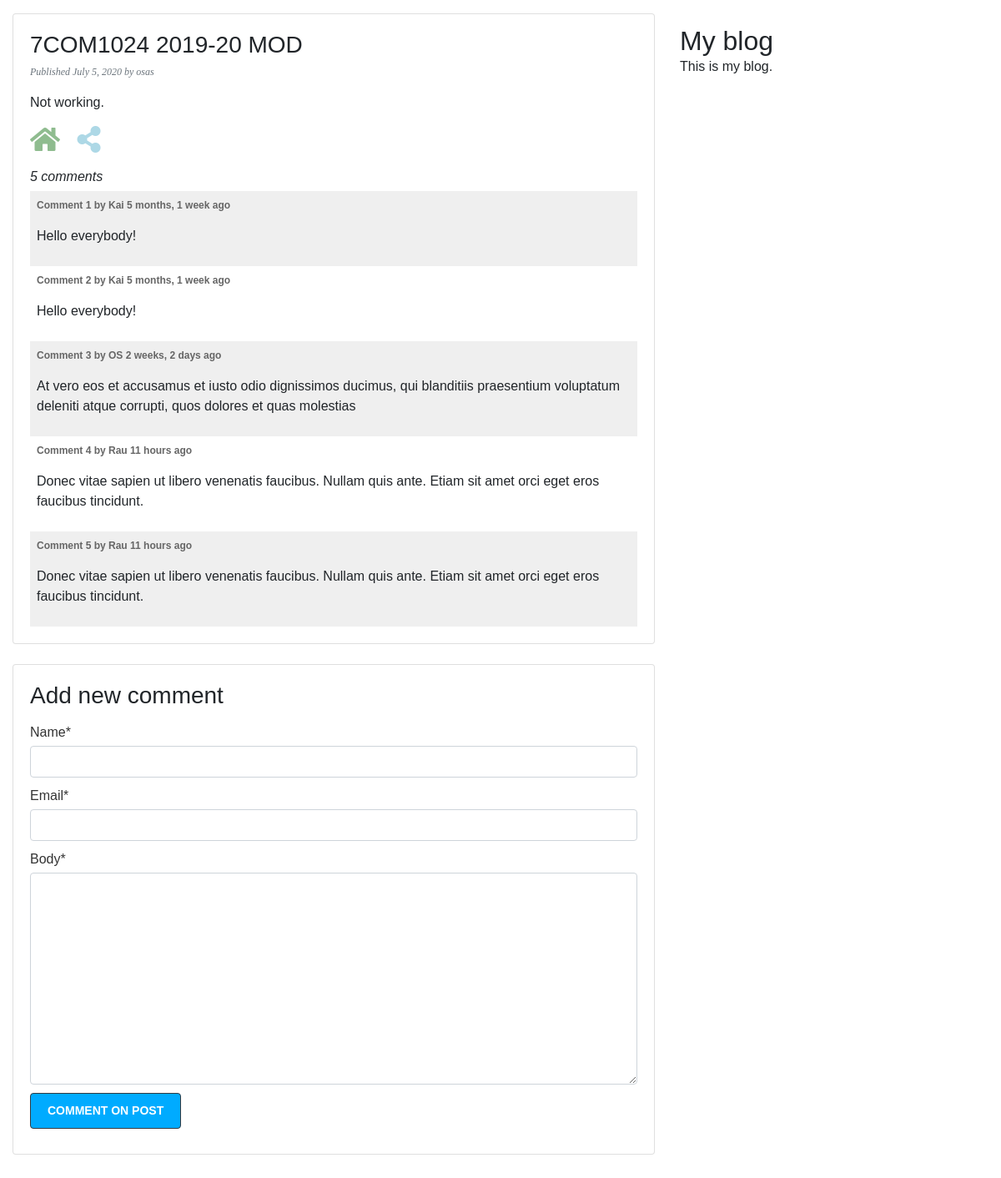
/blog/2020/7/5/7COM1024/, run on the app's committed database.
### blog/models.py (models this page shows, shortened)
class Post(models.Model):
    STATUS_CHOICES = (
        ('draft', 'Draft'),
        ('published', 'Published'),
    )
    author = models.ForeignKey(User, on_delete=models.CASCADE, related_name='blog_posts')
    title = models.CharField(max_length=200, unique=True)  # unique=True: to ensure that a title should not be repeated
    slug = models.SlugField(max_length=200, unique_for_date='publish')  # publish date is used to build the slug
    body = models.TextField()
    publish = models.DateTimeField(default=timezone.now)  # returns the current datetime in a timezone
    created = models.DateTimeField(auto_now_add=True)
    updated = models.DateTimeField(auto_now=True)  # changes whenever the 'save' button is pressed
    status = models.CharField(max_length=10, choices=STATUS_CHOICES, default='draft')
    published = PublishedManager()  # custom manager
    class Meta:
        ordering = ('-publish',)  # sort according to the latest/newest post

class Comment(models.Model):
    post = models.ForeignKey(Post, on_delete=models.CASCADE, related_name='comments')
    name = models.CharField(max_length=25)
    email = models.EmailField()
    body = models.TextField()
    created = models.DateTimeField(auto_now_add=True)  # date added to db the first time it's created
    updated = models.DateTimeField(auto_now=True)  # date added whenever the 'save' button is pressed
    active = models.BooleanField(default=True)  # to manually deactivate inappropriate comments
    class Meta:
        ordering = ('created',)

### blog/views.py (the view)
# urls.py: path('<int:year>/<int:month>/<int:day>/<slug:post>/', views.blog_post_detail, name='post_detail'),
def blog_post_detail(request, year, month, day, post):
    post = get_object_or_404(Post,
                             publish__year=year,
                             publish__month=month,
                             publish__day=day,
                             slug=post
                             )
    comments = post.comments.filter(active=True)
    new_comment = None
    if request.method == 'POST':  # user clicks send
        comment_form = CommentForm(request.POST)  # create a form instance with the submitted data
        if comment_form.is_valid():
            new_comment = comment_form.save(commit=False)  # creates a comment obj using 'save()', but don't save to db
            new_comment.post = post  # assigns current post to the comment
            print(new_comment.post)
            new_comment.save()  # saves the comment to the db
    else:
        comment_form = CommentForm()  # creates a new form instance to display the empty form
    context = {'post': post,
               'comments': comments,
               'new_comment': new_comment,
               'comment_form': comment_form}
    return render(request, 'post/detail.html', context)

### blog/forms.py
class CommentForm(forms.ModelForm):  # ModelForm: Allows you to build forms tied to model(Comment) instances
    class Meta:
        model = Comment  # selects model to build form
        fields = ('name', 'email', 'body')  # selects fields from the Comment model to be used in the form

### blog/models.py (called while the page is built)
    def get_queryset(self):
        return super(PublishedManager, self).get_queryset().filter(status='published')

### blog/templates/post/detail.html (shortened to what this page needs)
{% extends 'blog/base.html' %}
{% load humanize %}
{% load static %}
{% load crispy_forms_tags %}
{% block content %}
    <div class="card mt-3">
        <div class="card-body">
            <h3 class="card-title">{{ post.title }}</h3>
            <p class="card-subtitle mb-2 text-muted date">Published {{ post.publish|naturalday }}
                by {{ post.author }}</p>
            <p class="card-text">{{ post.body|linebreaks }}</p>
            <ul class="list-inline">
                <li class="list-inline-item">
                    <a href="{% url "blog:post_list" %}">
                        <i class="fa fa-home fa-2x detail-home"></i>
                    </a>
                </li>
                <li class="list-inline-item ml-2">
                    <a href="{% url "blog:post_share" post.id %}">
                        <i class="fa fa-share-alt fa-2x detail-share"></i>
                    </a>
                </li>
            </ul>
            {% with comments.count as total_comments %}
                <i><h6>{{ total_comments }} comment{{ total_comments|pluralize }}</h6></i>
            {% endwith %}
            {% for comment in comments %}
                <div class="comment">
                    <p class="info">
                        Comment {{ forloop.counter }} by {{ comment.name }} {{ comment.created|naturaltime }}
                    </p>
                    {{ comment.body|linebreaks }}
                </div>
            {% empty %}
                <p>No comments yet</p>
            {% endfor %}
        </div>
    </div>
    <div class="card mt-4 mb-5">
        <div class="card-body">
            {% if new_comment %}
                <h6 id="message">Comment added.</h6>
            {% else %}
                <h3>Add new comment</h3>
                <form method="post">
                    <p class="card-text"> {{ comment_form|crispy }}</p>
                    <input type="submit" value="Comment on post" class="btn btn-outline-dark">
                </form>
            {% endif %}
        </div>
    </div>
{% endblock %}

### static/css/all.css (style rules this page uses)
.fa, .fas, .far, .fal, .fab { -moz-osx-font-smoothing: grayscale; -webkit-font-smoothing: antialiased; display: inline-block; font-style: normal; font-variant: normal; text-rendering: auto; line-height: 1; }
.fa-2x { font-size: 2em; }
.fa-home:before { content: "\f015"; }
.fa-share-alt:before { content: "\f1e0"; }
.fa, .fas { font-family: 'Font Awesome 5 Free'; font-weight: 900; }

### static/css/blog.css (style rules this page uses)
body { margin: 0; padding: 0; font-family: helvetica, sans-serif; }
a { color: #00abff; text-decoration: none; }
p.date { color: #ccc; font-family: georgia, serif; font-size: 12px; font-style: italic; }
.detail-home { color: darkseagreen; }
.detail-share { color: lightblue; }
label { float: left; clear: both; color: #333; margin-bottom: 4px; }
input, textarea { clear: both; float: left; margin: 0 0 10px; background: #ededed; border: 0; padding: 6px 10px; font-size: 12px; }
input[type=submit] { font-weight: bold; background: #00abff; color: #fff; padding: 10px 20px; font-size: 14px; text-transform: uppercase; }
.comment { padding: 8px; }
.comment:nth-child(even) { background: #efefef; }
.comment .info { font-weight: bold; font-size: 12px; color: #666; }

### data on the page
Post: title "7COM1024 2019-20 MOD", publish "July 5, 2020", author "osas", body "Not working."
Comment: name "Kai", created "5 months, 1 week ago", body "Hello everybody!"
Comment: name "Kai", created "5 months, 1 week ago", body "Hello everybody!"
Comment: name "OS", created "2 weeks, 2 days ago", body "At vero eos et accusamus et iusto odio dignissimos ducimus, qui blanditiis praesentium voluptatum deleniti atque corrupti, quos dolores et quas molestias"
Comment: name "Rau", created "11 hours ago", body "Donec vitae sapien ut libero venenatis faucibus. Nullam quis ante. Etiam sit amet orci eget eros faucibus tincidunt."
Comment: name "Rau", created "11 hours ago", body "Donec vitae sapien ut libero venenatis faucibus. Nullam quis ante. Etiam sit amet orci eget eros faucibus tincidunt."

### other printed values
{{ total_comments }} "5"
